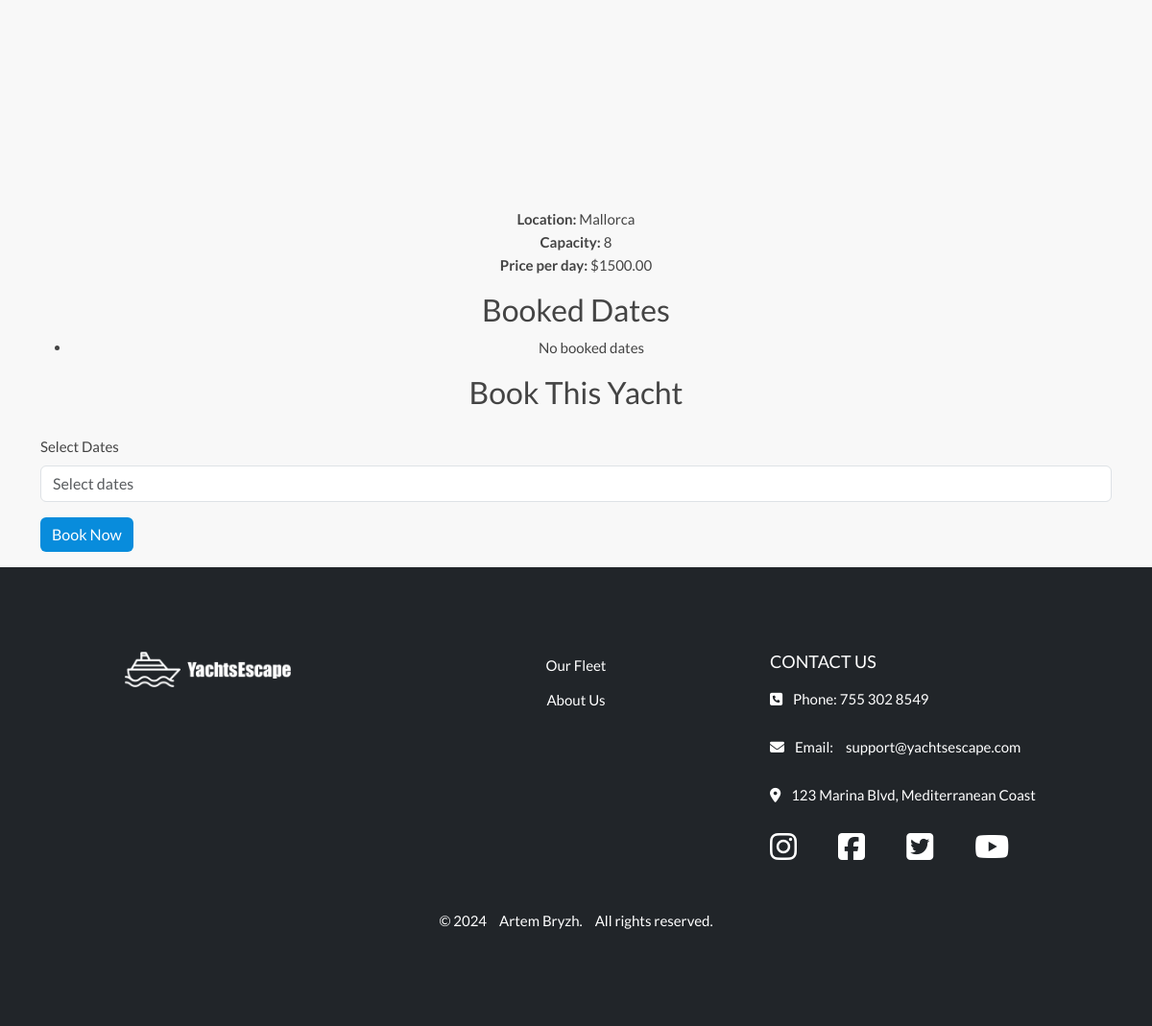
The app's page /yachts/yacht/1/ (lower part), older data.
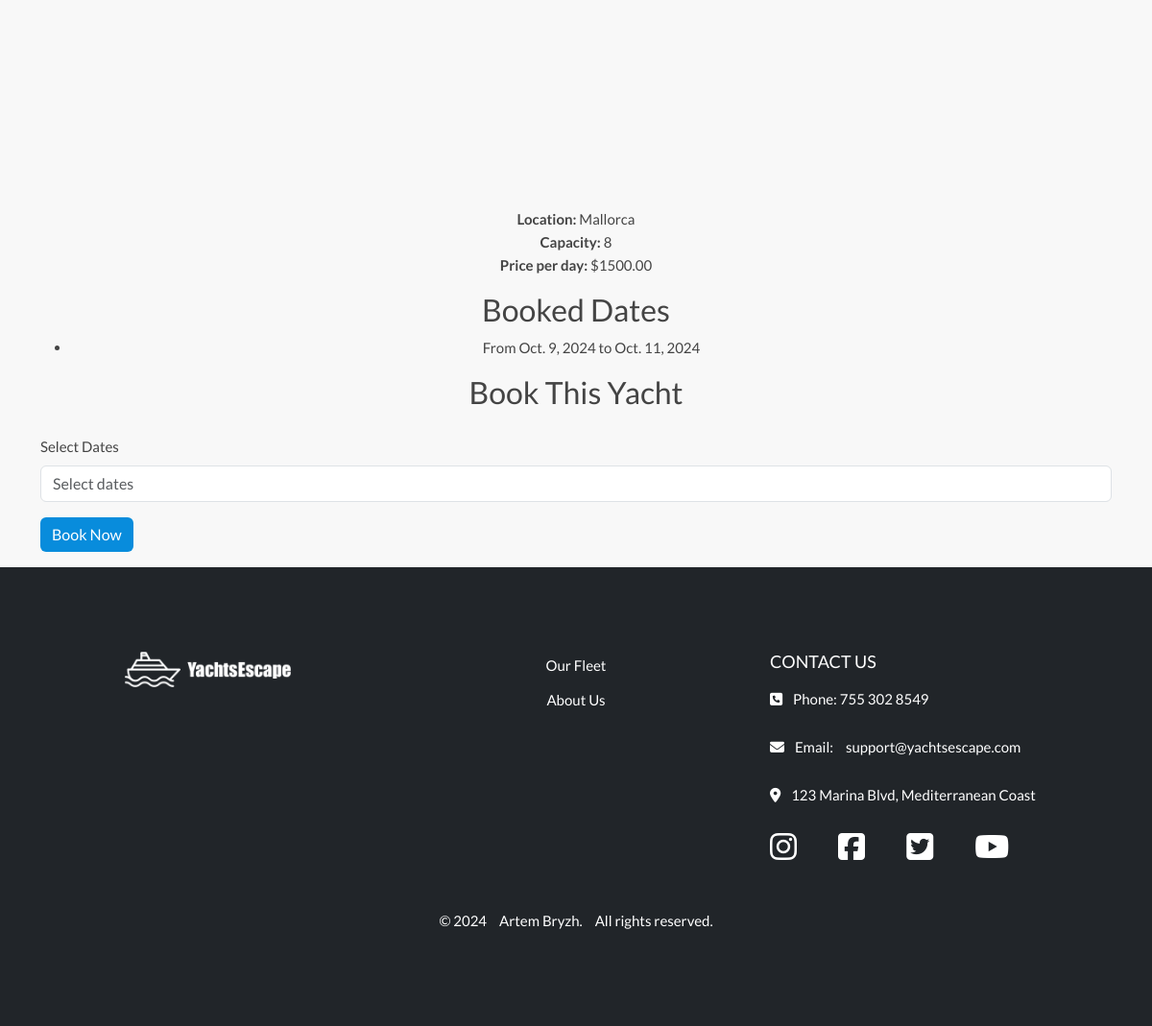
The same page, newer data.
### booking/models.py (models this page shows, shortened)
class Booking(models.Model):
    yacht = models.ForeignKey(Yacht, on_delete=models.CASCADE, related_name='bookings')
    start_date = models.DateField()
    end_date = models.DateField()
    total_cost = models.DecimalField(max_digits=10, decimal_places=2, default=0.00)

### yachts/views.py (the view)
# urls.py: path('yacht/<int:yacht_id>/', views.yacht_detail, name='yacht_detail'),  # URL для страницы с деталями яхты
def yacht_detail(request, yacht_id):
    yacht = get_object_or_404(Yacht, id=yacht_id)
    bookings = Booking.objects.filter(yacht=yacht).values('start_date', 'end_date')
    booked_dates = []
    for booking in bookings:
        start_date = booking['start_date']
        end_date = booking['end_date']
        print(f"Start Date Type: {type(start_date)}, End Date Type: {type(end_date)}")
        if isinstance(start_date, datetime):
            start_date_str = start_date.strftime('%Y-%m-%d')
        else:
            start_date_str = start_date  # If already a string
        if isinstance(end_date, datetime):
            end_date_str = end_date.strftime('%Y-%m-%d')
        else:
            end_date_str = end_date  # If already a string
        booked_dates.append({
            'start': start_date_str,
            'end': end_date_str
        })
    print("Booked Dates List:", booked_dates)
    if request.method == 'POST':
        form = BookingForm(request.POST)
        if form.is_valid():
            booking = form.save(commit=False)
            booking.yacht = yacht  # Assign the current yacht to the booking
            booking.user = request.user  # Assign the current user to the booking
            date_range = form.cleaned_data['date_range']
            start_date_str, end_date_str = date_range.split(" to ")
            booking.start_date = datetime.strptime(start_date_str, '%Y-%m-%d').date()
            booking.end_date = datetime.strptime(end_date_str, '%Y-%m-%d').date()
            booking.save()  # Save the booking instance
            return redirect('booking_success')  # Redirect to the booking success page
    else:
        form = BookingForm()
    context = {
        'yacht': yacht,
        'booked_dates': booked_dates,
        'form': form,  # Pass the form to the context
    }
    return render(request, 'yachts/yacht_detail.html', context)

### booking/forms.py (shortened to what this page needs)
class BookingForm(forms.ModelForm):
    date_range = forms.CharField(label='Select Dates', required=True)
    class Meta:
        model = Booking
        fields = ['yacht', 'date_range']

### yachts/templates/yachts/yacht_detail.html (shortened to what this page needs)
{% extends 'base.html' %}
{% load static %}
{% block extra_css %}
<link rel="stylesheet" href="{% static 'css/yachts/yacht-list.css' %}">
{% endblock %}
{% block content %}
<div class="container text-center">
    <div id="yachtGallery" class="carousel slide" data-bs-ride="carousel">
        <div class="carousel-inner">
        </div>
        <button class="carousel-control-prev" type="button" data-bs-target="#yachtGallery" data-bs-slide="prev">
        </button>
        <button class="carousel-control-next" type="button" data-bs-target="#yachtGallery" data-bs-slide="next">
        </button>
    </div>
    <ul class="list-unstyled mt-3">
        <li><strong>Location:</strong> {{ yacht.location }}</li>
        <li><strong>Capacity:</strong> {{ yacht.capacity }}</li>
        <li><strong>Price per day:</strong> ${{ yacht.price_per_day }}</li>
    </ul>
    <h2>Booked Dates</h2>
    <ul>
        {% for date in booked_dates %}
        <li>From {{ date.start }} to {{ date.end }}</li>
        {% empty %}
        <li>No booked dates</li>
        {% endfor %}
    </ul>
    <h2>Book This Yacht</h2>
    <form id="bookingForm" method="post" action="{% url 'booking_create' %}" class="text-start mt-4">
        <div class="row mb-3">
            <div class="col-md-12">
                <label for="dateRange" class="form-label">Select Dates</label>
                <input type="text" id="dateRange" name="date_range" class="form-control" placeholder="Select dates"
                    required>
            </div>
        </div>
        <button type="submit" class="btn btn-primary" onclick="handleFormSubmit(event)">Book Now</button>
    </form>
</div>
{% endblock %}

Row changes from the older to the newer data that the page shows:
added Booking: start "Oct. 9, 2024", end "Oct. 11, 2024"
Text that changed along with them:
text no longer shown: "No booked dates"
